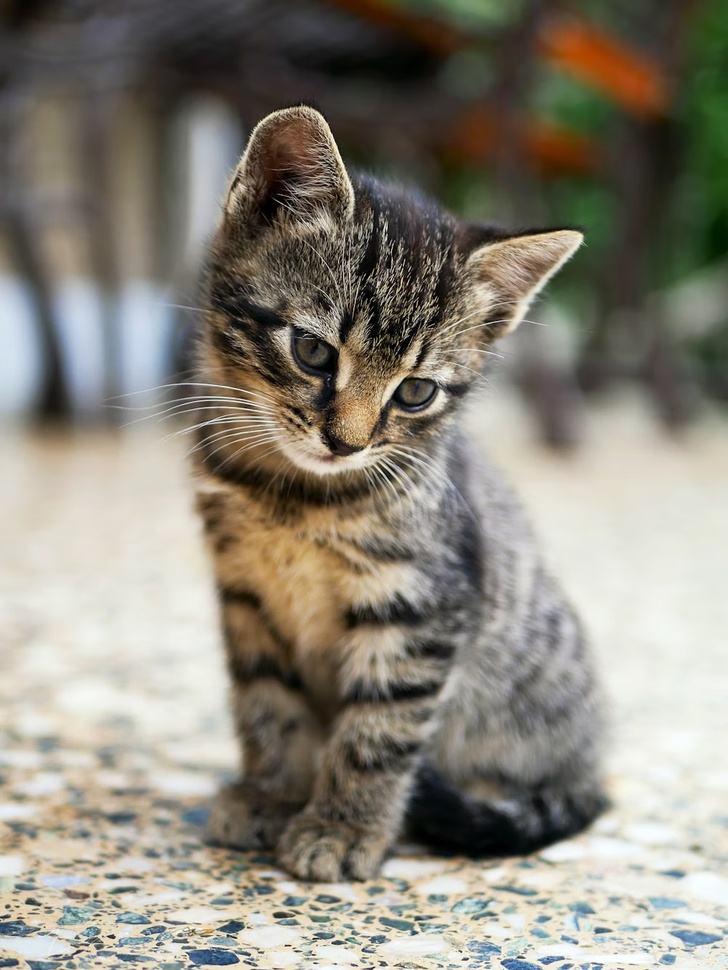
#> input picture cat.jpg, 728 x 970 px, shrunk from 1000 x 1333 before the run
$ jupyter execute --allow-errors Image_compressor.ipynb
#> lines starting #> are read from the running program, lines starting #| are printed output that depends on the picture; long printed decimals are rounded
[cell 1]
# Import necessary libraries
import numpy as np
import pandas as pd
import matplotlib.pyplot as plt
from sklearn.decomposition import PCA
import cv2
from scipy.stats import stats
import matplotlib.image as mpimg
import os

[cell 2]
# Import our image
# Convert BGR to RGB color space. OpenCV default reads in the image as BGR
image = cv2.cvtColor(cv2.imread('cat.jpg'), cv2.COLOR_BGR2RGB)
plt.imshow(image)
plt.show()

[cell 3]
# Checking the dimensions of the photo
print(image.shape)
#| (970, 728, 3)

# Getting the aspect ratio of the original image to make sure our plots and output figure are correct
aspect_ratio = image.shape[0]/image.shape[1]
#> aspect_ratio = 1.33
print(aspect_ratio)
#| 1.332

[cell 4]
# Split the image into the 3 separate channels
# Blue, green then red because of the earlier conversion
blue, green, red = cv2.split(image)
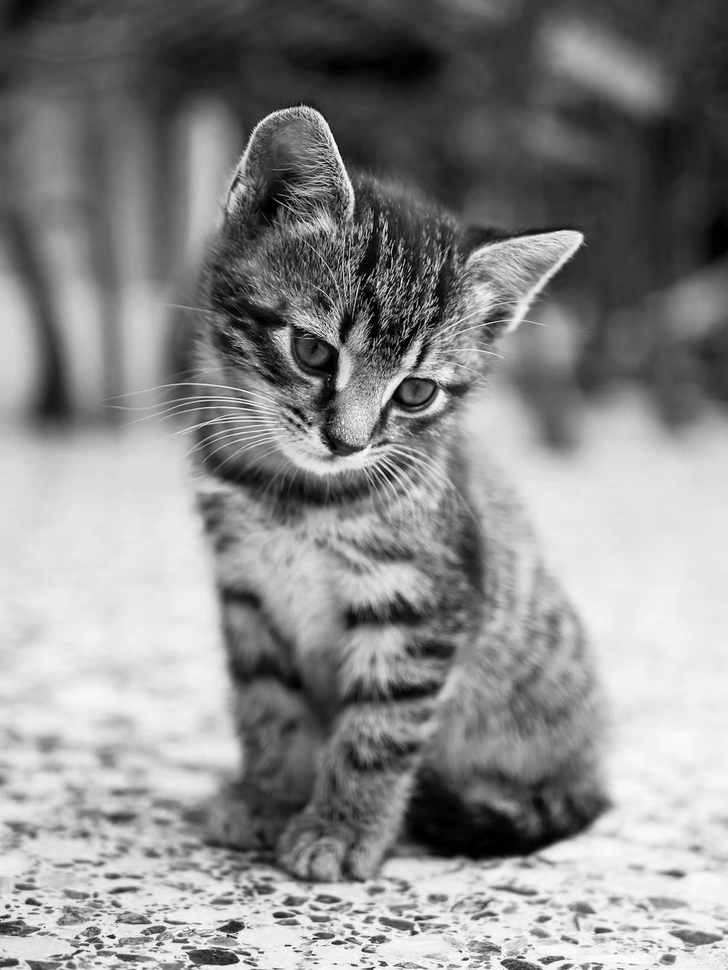
#> blue: shape (970, 728); min 0, max 255, mean 138
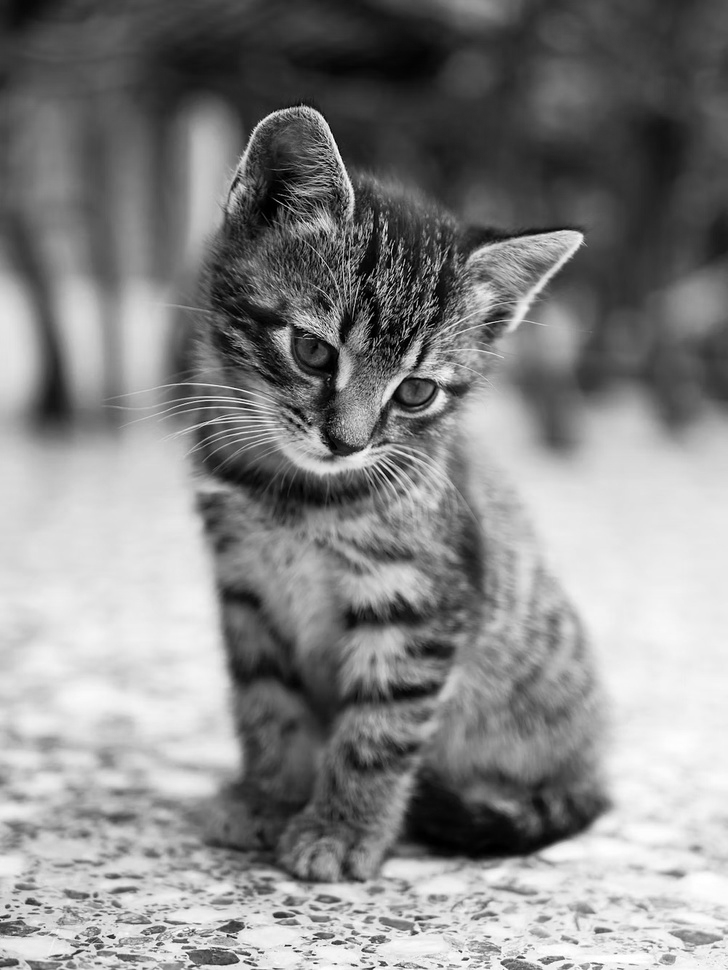
#> green: shape (970, 728); min 0, max 255, mean 133.6
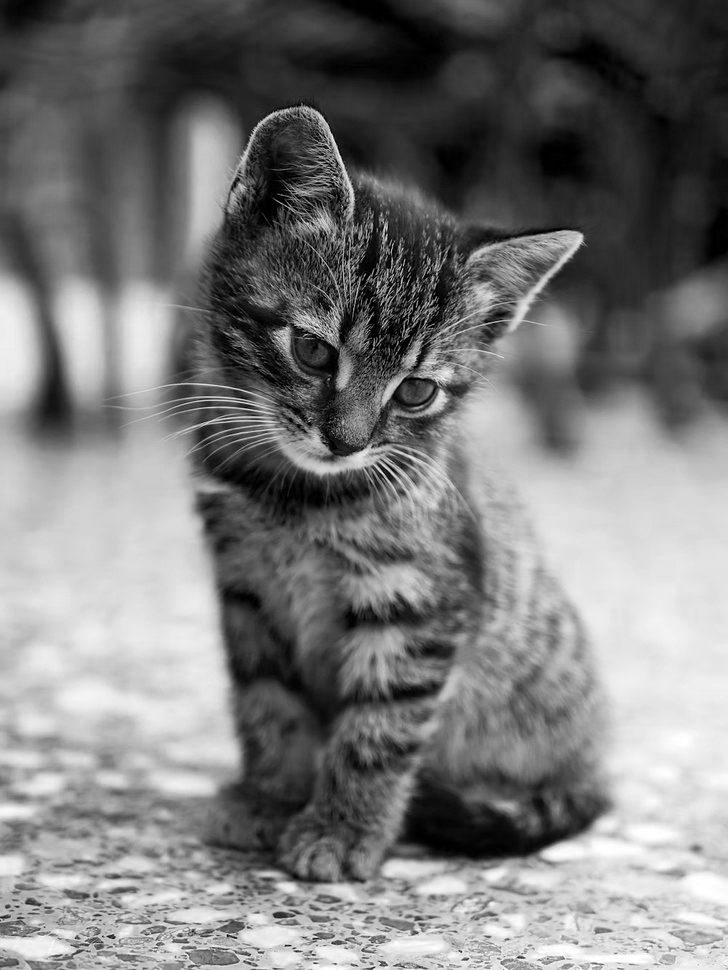
#> red: shape (970, 728); min 0, max 255, mean 121.9

# Plot the image
# Can change the height and the rest of the code runs fine
height = 10
width = height/aspect_ratio
#> width = 7.51
fig = plt.figure(figsize = (height, width))

# Add subplot: 1 row, 3 columnes, first image
fig.add_subplot(131)
plt.title("Blue Channel")
plt.imshow(blue)

fig.add_subplot(132)
plt.title("Green Channel")
plt.imshow(green)

fig.add_subplot(133)
plt.title("Red Channel")
plt.imshow(red)

plt.show()
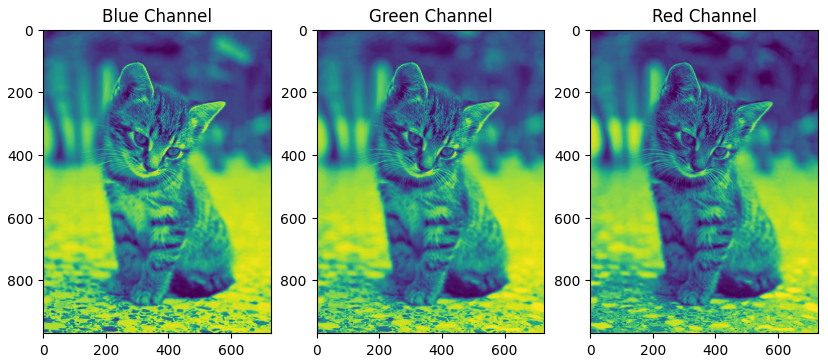
#> figure drawn by matplotlib, 3 panels

[cell 5]
# blue_temp_df = pd.DataFrame(data = blue)
# blue_temp_df

[cell 6]
red_temp_df = pd.DataFrame(data = red)
#> red_temp_df = table of 970 rows and 728 columns
red_temp_df
#> Out = table of 970 rows and 728 columns

[cell 7]
green_temp = pd.DataFrame(data = green)
#> green_temp = table of 970 rows and 728 columns
green_temp
#> Out = table of 970 rows and 728 columns

[cell 8]
# Normalization:
# Top value is 255 (0-255 for colors), so dividing by that to get values from 0-1
df_blue = blue/255
df_red = red/255
df_green = green/255

[cell 9]
# Reduces dimensionality to 50 dimensions
components = 150
pca_b = PCA(n_components= components)

# Train the PCA model on the data provided for the dataframe
pca_b.fit(df_blue)

# Transforms original data using the PCA model
trans_pca_b = pca_b.transform(df_blue)
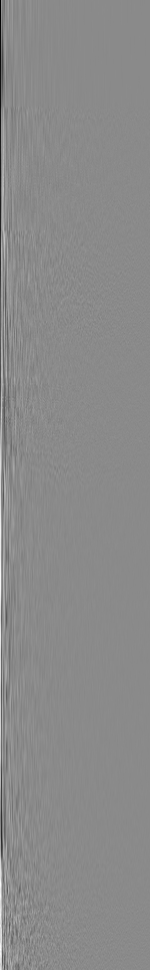
#> trans_pca_b: shape (970, 150) float64; min -8.45, max 7.11, mean -3.13e-18; drawn with min black and max white

pca_g = PCA(n_components=components)
pca_g.fit(df_green)
trans_pca_g = pca_g.transform(df_green)

pca_r = PCA(n_components=components)
pca_r.fit(df_red)
trans_pca_r = pca_r.transform(df_red)
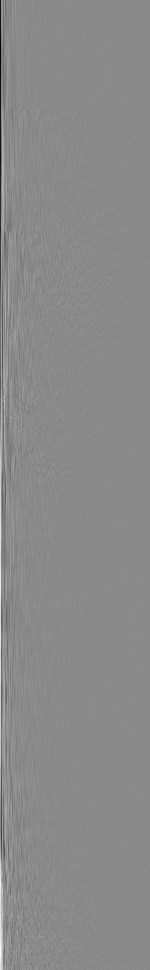
#> trans_pca_r: shape (970, 150) float64; min -9.14, max 7.66, mean -9.85e-17; drawn with min black and max white

[cell 10]
print(trans_pca_b.shape)
#| (970, 150)
print(trans_pca_g.shape)
#| (970, 150)
print(trans_pca_r.shape)
#| (970, 150)

[cell 11]
# Keeping x amount of variation with the principal components
print(f"Blue Channel: {sum(pca_b.explained_variance_ratio_)}")
print(f"Green Channel: {sum(pca_g.explained_variance_ratio_)}")
print(f"Red Channel: {sum(pca_r.explained_variance_ratio_)}")

[cell 12]
# Plot the explained variance versus the Eigen Value for each of the color channels (RGB)
fig = plt.figure(figsize = (height, width))
fig.add_subplot(131)
plt.title("Blue Channel")
plt.xlabel("Eigen Value")
plt.ylabel("Variation Explained")
plt.bar(list(range(1,components+1)), pca_b.explained_variance_ratio_)

fig.add_subplot(132)
plt.title("Green Channel")
plt.ylabel('Variation explained')
plt.xlabel('Eigen Value')
plt.bar(list(range(1,components+1)),pca_g.explained_variance_ratio_)

fig.add_subplot(133)
plt.title("Red Channel")
plt.ylabel('Variation explained')
plt.xlabel('Eigen Value')
plt.bar(list(range(1,components+1)),pca_r.explained_variance_ratio_)

#Show and tight layout because the axis labels were overlapping
plt.tight_layout()
plt.show()
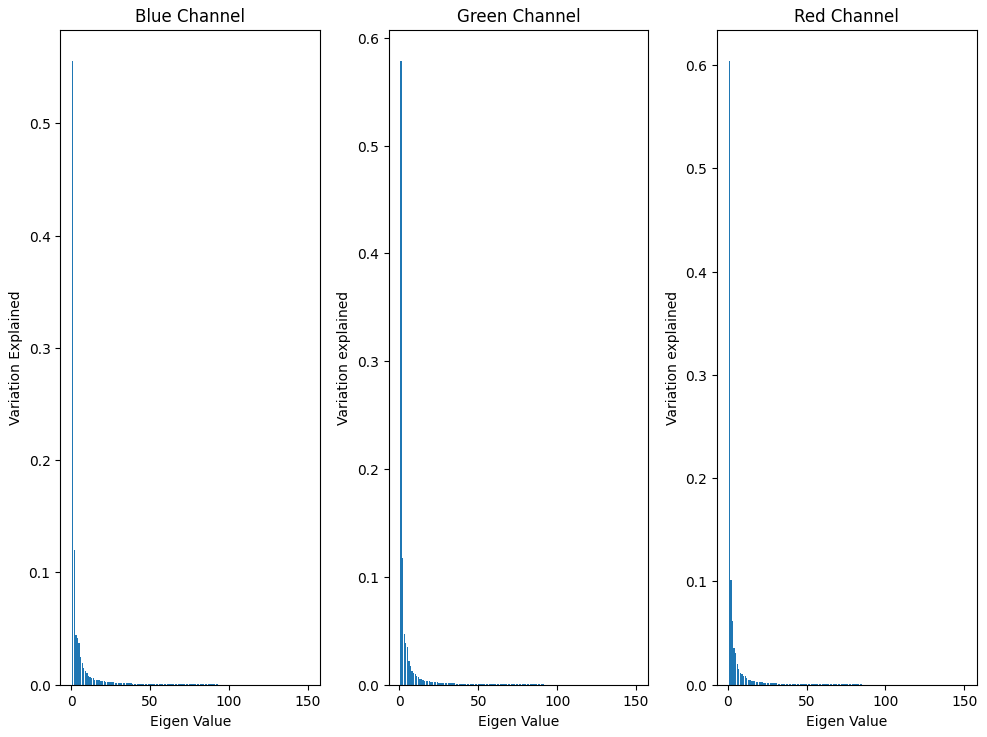
#> figure drawn by matplotlib, 3 panels; panel 1: tallest bar 0.555 high, from x = 0.6 to 1.4; panel 2: tallest bar 0.578 high, from x = 0.6 to 1.4; panel 3: tallest bar 0.604 high, from x = 0.6 to 1.4

[cell 13]
b_new = pca_b.inverse_transform(trans_pca_b)
r_new = pca_r.inverse_transform(trans_pca_r)
g_new = pca_g.inverse_transform(trans_pca_g)
print(b_new.shape, r_new.shape, g_new.shape)
#| (970, 728) (970, 728) (970, 728)

[cell 14]
image_reduced = (cv2.merge((b_new, g_new, r_new)))
print(image_reduced.shape)
#| (970, 728, 3)

[cell 15]
fig = plt.figure(figsize = (height, width))
fig.add_subplot(121)
plt.title("Original")
plt.imshow(image)

fig.add_subplot(122)
plt.title("Reduced")
plt.imshow(image_reduced)
plt.show()
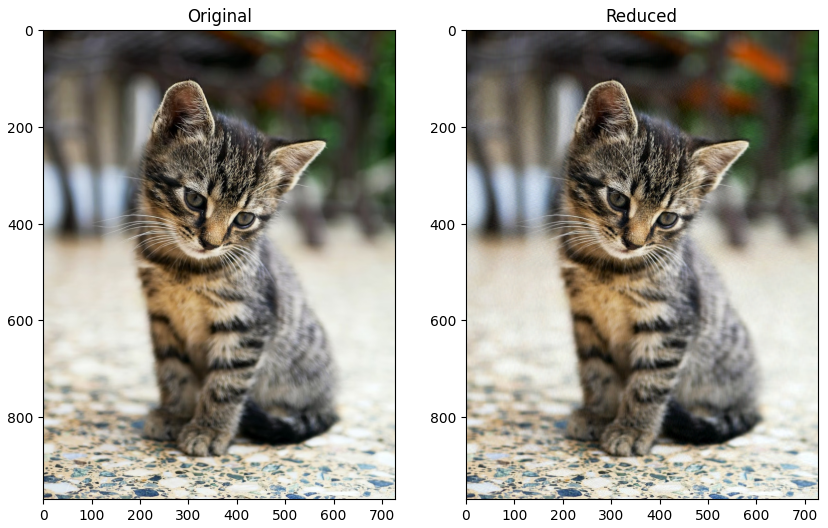
#> figure drawn by matplotlib, 2 panels

[cell 16]
#Set figure size
fig = plt.figure(figsize = (height, width))
plt.imshow(image_reduced)

# Set background color to transparent
plt.gca().set_facecolor('None')

# Turn off grid lines and axes
plt.grid(False)
plt.axis('off')

# Save and show the image
plt.savefig('cat_final.jpg', bbox_inches = 'tight', transparent=True)
plt.show()
